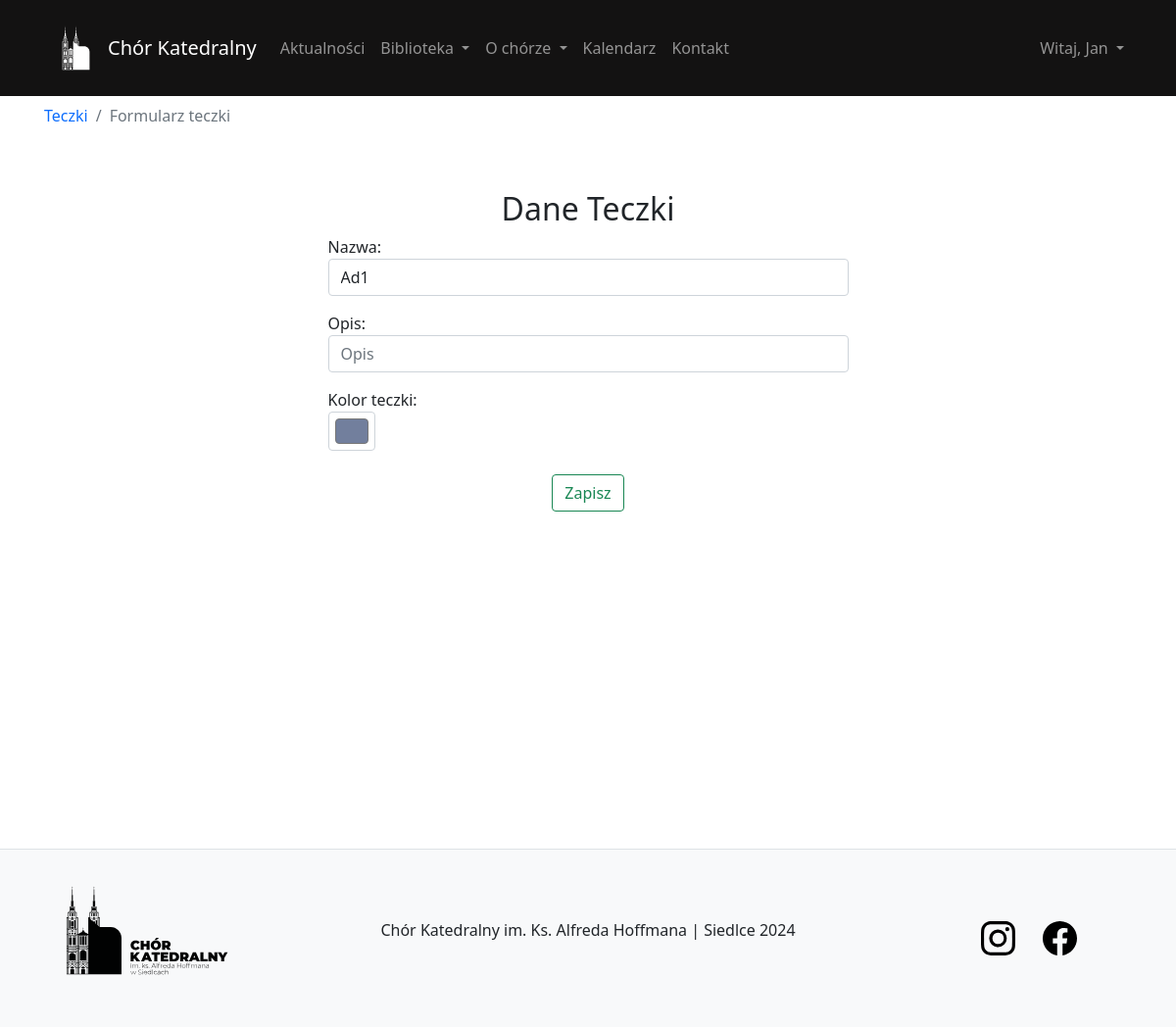
The page /folder/edit/1/ (signed in) on the database its author committed.
### user/models.py (models this page shows, shortened)
class User(AbstractBaseUser, PermissionsMixin):
    email = models.EmailField(unique=True)
    name = models.CharField(max_length=30)
    surname = models.CharField(max_length=30)
    voice_type = models.CharField(max_length=10, default='guest')
    last_activity = models.DateTimeField(null=True, blank=True)
    is_staff = models.BooleanField(default=False)
    is_active = models.BooleanField(default=True)
    date_joined = models.DateTimeField(default=timezone.now)
    objects = CustomUserManager()
    USERNAME_FIELD = 'email'
    REQUIRED_FIELDS = ['name', 'surname']

### folder/models.py (models this page shows, shortened)
class Folder(models.Model):
    name = models.CharField('name', max_length=45, unique=True)
    note = models.CharField('note', max_length=250, null=True, blank=True) # Может быть нулём + можно ничего не вписывать в форме
    colour = models.CharField('colour', max_length=25, null=True, blank=True)
    date_joined = models.DateTimeField(default=timezone.now)
    class Meta:
        verbose_name = 'Folder'
        verbose_name_plural = 'Folders'

### folder/views.py (the view)
# urls.py: path('edit/<int:pk>/', views.editFolder, name='editFolder'),
@permission_required('folder.add_folder', raise_exception=True)
@permission_required('folder.change_folder', raise_exception=True)
def editFolder(request, pk=None):
    if pk:
        folder = get_object_or_404(Folder, pk=pk)
        action = 'update'
    else:
        folder = None
        action = 'add'
    if request.method == 'POST':
        form = FolderForm(request.POST, instance=folder)
        if form.is_valid():
            new_folder = form.save()
            if action == 'add':
                messages.success(request, f'Teczka {new_folder.name} została pomyślnie dodana do biblioteki.')
            else:
                messages.success(request, f'Teczka {new_folder.name} została pomyślnie zaktualizowana.')
            return redirect('listFolder')
        else:
            messages.error(request, 'Coś poszło nie tak')
    else:
        form = FolderForm(instance=folder)
    return render(request, 'folder/folderForm.html', {'form': form})

### folder/forms.py
class FolderForm(forms.ModelForm):
    class Meta:
        model = Folder
        fields = ['name', 'note', 'colour']
        labels = {
                    'name': 'Nazwa',
                    'note': 'Opis',
                    'colour': 'Kolor teczki',
                }
        widgets = {
            'name': TextInput(attrs={
                'class': 'form-control',
                'placeholder': 'Czerwona teczka'
            }),
            'note': TextInput(attrs={
                'class': 'form-control',
                'placeholder': 'Opis'
            }),
            'colour': TextInput(attrs={
                'type' : 'color',
                'class': 'form-control form-control-color',
                'placeholder': 'Kolor teczki'
            }),
        }

### library/context_processors.py (called while the page is built)
def current_time(request):
    now = timezone.now()
    return {
        'current_year': now.year,
        'current_month': now.month,
    }

### folder/templates/folder/folderForm.html (shortened to what this page needs)
{% extends 'content/template.html' %}
{% load static %}
{% block body %}
<div class="pt-2">
    <nav aria-label="breadcrumb">
        <ol class="breadcrumb">
            <li class="breadcrumb-item"><a href="{% url 'listFolder' %}">Teczki</a></li>
            <li class="breadcrumb-item active" aria-current="page">Formularz teczki</li>
        </ol>
    </nav>
</div>
<div class="container">
    <div class="row justify-content-center">
        <div class="col-lg-6 col-md-8 col-sm-10 col-12">
            <h2 class="mt-5 text-center">Dane Teczki</h2>
            <form method="post">
                {{ form.as_p }}
                <div class="text-center">
                    <button type="submit" class="btn btn-outline-success mt-2">Zapisz</button>
                </div>
            </form>
        </div>
    </div>
</div>
{% endblock %}

### content/templates/content/template.html (shortened to what this page needs)
{% load static %}
<!DOCTYPE html>
<html lang="en">
<head>
    <link href="https://cdn.jsdelivr.net/npm/bootstrap@5.0.2/dist/css/bootstrap.min.css" rel="stylesheet">
    <link rel="stylesheet" href="https://cdnjs.cloudflare.com/ajax/libs/toastr.js/latest/toastr.min.css">
    <link rel="stylesheet" href="{% static 'content/css/main.css' %}">
</head>
<body class="body-bg">
    <div class="overlay">
        <nav class="navbar navbar-dark navbar-expand-lg bg-dark sticky-top">
            <div class="container main-container">
                <img class="m-0 p-0" src="{% static 'content/img/logo_light.svg' %}" width="65px" alt="Chór Katedralny">
                <a class="navbar-brand text-center" href="/">
                    Chór Katedralny
                </a>
                <div class="collapse navbar-collapse" id="navbarTogglerDemo03">
                    <ul class="navbar-nav me-auto mb-2 mb-lg-0">
                        <li class="nav-item">
                            <a class="nav-link" href="{% url 'listNews' %}">Aktualności</a>
                        </li>
                        {% if user.is_authenticated %}
                        <li class="nav-item dropdown">
                            <a class="nav-link dropdown-toggle" href="#" id="navbarDarkDropdownMenuLink" role="button"
                               data-bs-toggle="dropdown" aria-expanded="false">
                                Biblioteka
                            </a>
                        </li>
                        {% else %}
                        <li class="nav-item">
                            <a class="nav-link" href="{% url 'listComposition' %}">Biblioteka</a>
                        </li>
                        {% endif %}
                        <ul class="navbar-nav">
                            <li class="nav-item dropdown">
                                <a class="nav-link dropdown-toggle" href="#" id="navbarDarkDropdownMenuLink" role="button"
                                   data-bs-toggle="dropdown" aria-expanded="false">
                                    O chórze
                                </a>
                            </li>
                        </ul>
                        <li class="nav-item">
                            {% if current_year and current_month %}
                            <a class="nav-link" href="{% url 'calendar' current_year current_month %}">Kalendarz</a>
                            {% else %}
                                <a class="nav-link" href="#">Kalendarz</a>
                            {% endif %}
                        </li>
                        <li class="nav-item">
                            <a class="nav-link" href="{% url 'contact' %}">Kontakt</a>
                        </li>
                    </ul>
                    {% if user.is_authenticated %}
                        <ul class="navbar-nav">
                            <li class="nav-item dropdown">
                                <a class="nav-link dropdown-toggle" href="#" id="navbarDarkDropdownMenuLink" role="button"
                                   data-bs-toggle="dropdown" aria-expanded="false">
                                   Witaj, {{ user.name }}
                                </a>
                            </li>
                        </ul>
                    {% else %}
                        <a class="btn btn-success" href="{% url 'signIn' %}" role="button">Zaloguj</a>
                    {% endif %}
                </div>
            </div>
        </nav>
        <div class="container main-container align-items-center" style="min-height: 90vh; width: 100%">
            <div class="toast-container position-fixed bottom-0 end-0 p-3" style="z-index: 11">
            </div>
            {% block body %}
            {% endblock %}
        </div>
        {% include 'content/footer.html' %}
    </div>
</body>
</html>

### content/static/content/css/main.css (style rules this page uses)
.main-container { margin-right: auto; margin-left: auto; padding-right: 15px; padding-left: 15px; }
.sticky-top { position: sticky; top: 0; scroll-padding-top: 108px; }
a { text-decoration: none; }

### content/templates/content/template.html (style rules this page uses)
.bg-dark { background-color: rgb(19, 18, 18) !important; }

### rows shown on the page
User: name "Jan"
Folder: name "Ad1", colour "#727f9d"
